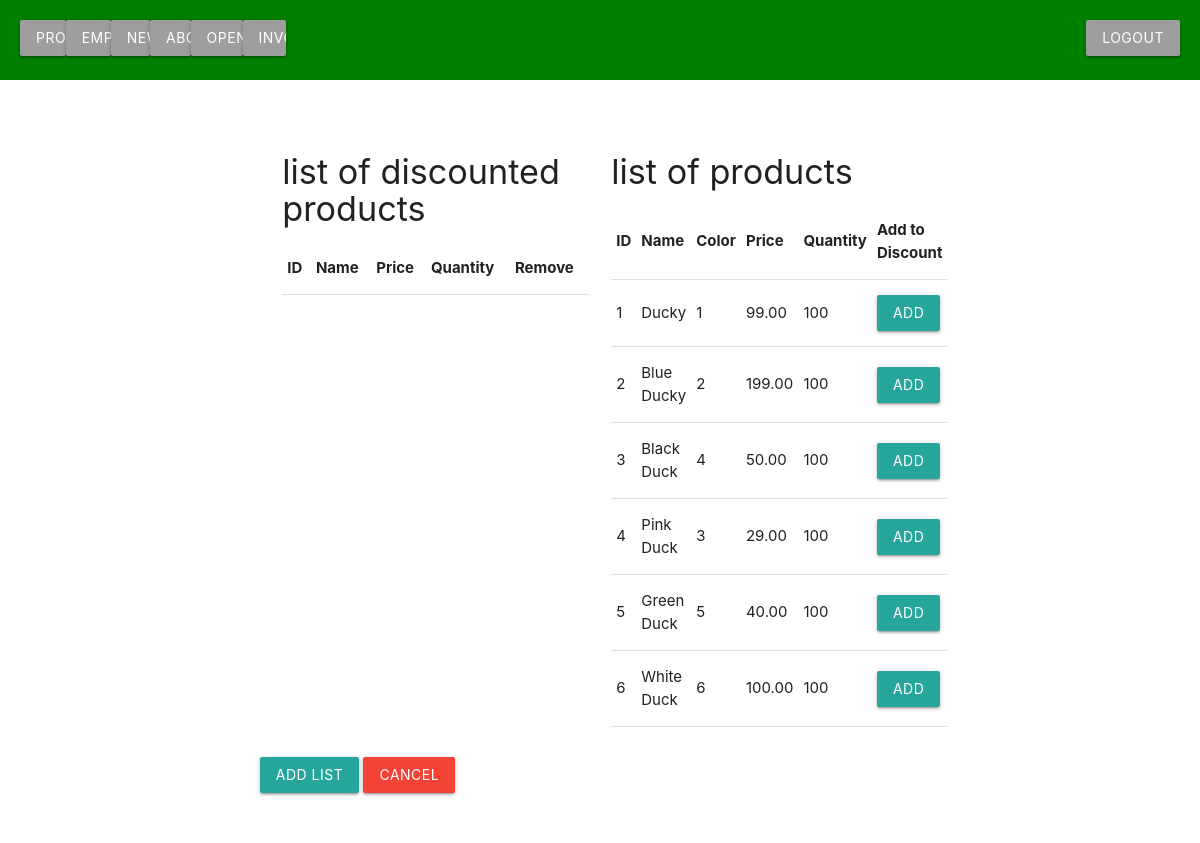
The app's page /dailySpecial/addDiscoutToProductView.php (signed in) with its own data.
### tables this page shows
CREATE TABLE Product
(
  `ID` int(8) NOT NULL AUTO_INCREMENT,
  `name` varchar(255) NOT NULL,
  `code` varchar(255) NOT NULL,
  `image` text NOT NULL,
  `price` double(10,2) NOT NULL,
  `color` int NOT null,
  `desc` varchar(255),
  `quantity` int NOT NULL,
  PRIMARY KEY (`ID`),
  UNIQUE KEY `product_code` (`code`),
  FOREIGN KEY (color) REFERENCES Color (ColorID)
);

### dailySpecial/addDiscoutToProductView.php (the view, shortened to what this page needs)
<?php
$dbCon = dbCon();
$query = $dbCon->prepare("SELECT * FROM Product");
$query->execute();
$getProducts = $query->fetchAll();
require_once("../admin/adminHeader.php");
?>
<body>
    <div class="container">
        <div class="row" style="margin-top:40px;">
            <form method="post">
                <div class="row">
                    <div class="col s12">
                        <div class="col s6">
                            <h4>list of discounted products</h4>
                            <table class="highlight">
                                <thead>
                                    <tr>
                                        <th>ID</th>
                                        <th>Name</th>
                                        <th>Price</th>
                                        <th>Quantity</th>
                                        <th>Remove</th>
                                    </tr>
                                </thead>
                            </table>
                        </div>
                        <div class="col s6">
                            <h4>list of products</h4>
                            <table class="highlight">
                                <thead>
                                    <tr>
                                        <th>ID</th>
                                        <th>Name</th>
                                        <th>Color</th>
                                        <th>Price</th>
                                        <th>Quantity</th>
                                        <th>Add to Discount</th>
                                    </tr>
                                </thead>
                                <tbody>
                                    <?php
                                    foreach ($getProducts as $getProduct) {
                                        echo "<tr>";
                                        echo "<td>" . $getProduct['ID'] . "</td>";
                                        echo "<td>" . $getProduct['name'] . "</td>";
                                        echo "<td>" . $getProduct['color'] . "</td>";
                                        echo "<td>" . $getProduct['price'] . "</td>";
                                        echo "<td>" . $getProduct['quantity'] . "</td>";
                                        echo '<td><a href="addDiscoutToProductView.php?action=add&ID=' . $getProduct['ID'] . '&code='. $getProduct['code'] .'" class="waves-effect waves-light btn ")">Add</a></td>';
                                        echo "</tr>";
                                    }
                                    ?>
                                </tbody>
                            </table>
                        </div>
                    </div>
                </div>
                <div class="row">
                    <button class="btn waves-effect waves-light" type="submit" name="submit">add list</button>
                    <button class="btn red" type="submit" name="cancel">cancel</button>
                </div>
            </form>
        </div>
    </div>
</body>

### css/style.css (style rules this page uses)
.row { padding: 5px 5% !important; }

### records on screen
product: ID "1", name "Ducky", color "1", price "99.00", quantity "100"
product: ID "2", name "Blue Ducky", color "2", price "199.00", quantity "100"
product: ID "3", name "Black Duck", color "4", price "50.00", quantity "100"
product: ID "4", name "Pink Duck", color "3", price "29.00", quantity "100"
product: ID "5", name "Green Duck", color "5", price "40.00", quantity "100"
product: ID "6", name "White Duck", color "6", price "100.00", quantity "100"
